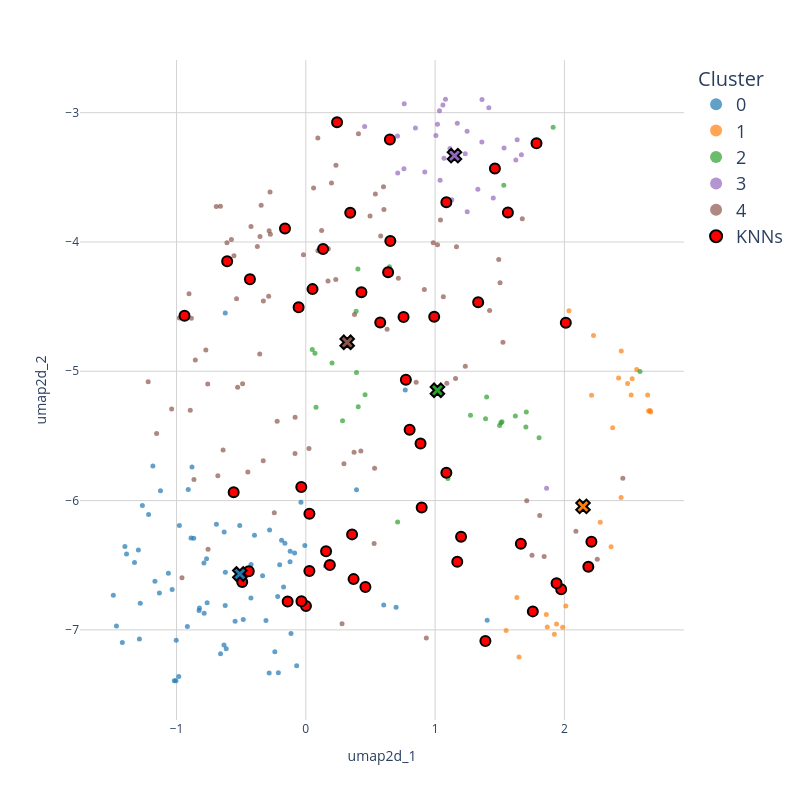

Notebook source saved alongside this figure:
### Code cell
# UMAP 2D

# Calcular centroides de cada cluster
centroids = df.groupby(clustering_method)[['umap2d_1', 'umap2d_2']].mean().reset_index()

custom_colors = [
    "#1f77b4", "#ff7f0e", "#2ca02c", "#9467bd", 
    "#8c564b", "#e377c2", "#7f7f7f", "#bcbd22", "#17becf", "#f6a828"
]

custom_colors = [
    "#1f77b4", "#ff7f0e", "#2ca02c", "#9467bd", 
    "#8c564b"
]

# Crear gráfico de dispersión interactivo
fig = px.scatter(
    df, 
    x='umap2d_1',
    y='umap2d_2',
    size=None,
    color=clustering_method,
    color_discrete_sequence=custom_colors,
    hover_data=[clustering_method, 'title'],
    hover_name='title',
    opacity=0.7,
    category_orders={clustering_method: clusters}
)

# Fondo blanco, grilla visible y ejes definidos
fig.update_layout(
    plot_bgcolor='white',
    paper_bgcolor='white',
    xaxis=dict(
        title='umap2d_1',
        showgrid=True,
        gridcolor='lightgray',
        gridwidth=1,
        zeroline=False,
        scaleanchor="y"
    ),
    yaxis=dict(
        title='umap2d_2',
        showgrid=True,
        gridcolor='lightgray',
        gridwidth=1,
        zeroline=False,
        scaleanchor="x"
    ),
    width=800,
    height=800,
    legend_title_text='Cluster',
    legend_title_font_size=20,  # Tamaño más grande para el título de la leyenda
    legend_font_size=18,        # Tamaño más grande para el texto de la leyenda
    legend_tracegroupgap=10,    # Espaciado entre grupos de leyenda
    legend_traceorder='normal', # Orden normal de leyenda
    legend_itemwidth=30,        # Ancho de los elementos de la leyenda
    legend_itemsizing='constant' # Mantener el tamaño de los símbolos constante
)

# Personalizar el formato del tooltip
fig.update_traces(
    marker=dict(size=5),
    hovertemplate="<b>Title:</b> %{hovertext}<br>" +
                  "<b>Cluster:</b> %{customdata[0]}<br>" +
                  "<b>X:</b> %{x}<br>" +
                  "<b>Y:</b> %{y}<br>" +
                  "<extra></extra>"
)

# Agregar puntos resaltados (KNNs) en rojo
fig.add_scatter(
    x=df.loc[knn_idxs[0], 'umap2d_1'],
    y=df.loc[knn_idxs[0], 'umap2d_2'],
    mode='markers',
    marker=dict(color='red', size=10, line=dict(color='black', width=2)),
    name='KNNs',
    showlegend=True,
    customdata=df.loc[knn_idxs[0], [clustering_method]],
    hovertext=df.loc[knn_idxs[0], 'title'],
    hovertemplate="<b>Title:</b> %{hovertext}<br>" +
                  "<b>Cluster:</b> %{customdata[0]}<br>" +
                  "<b>X:</b> %{x}<br>" +
                  "<b>Y:</b> %{y}<br>" +
                  "<extra></extra>"
)

# Asociar colores a cada cluster
cluster_colors = dict(zip(df[clustering_method].cat.categories, custom_colors))

# Agregar centroides con los colores correspondientes
for cluster in centroids[clustering_method]:
    centroid = centroids[centroids[clustering_method] == cluster]
    fig.add_scatter(
        x=centroid['umap2d_1'],
        y=centroid['umap2d_2'],
        mode='markers',
        marker=dict(color=cluster_colors[cluster], size=12, symbol='x', line=dict(color='black', width=2)),
        name=f'Centroid {cluster}',
        showlegend=False
    )

# Guardar gráfico como PDF
fig.write_image("../data/output/UMAP.pdf")

# Mostrar gráfico
fig.show()
